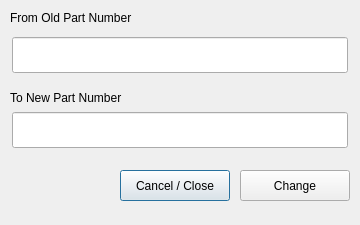
<?xml version="1.0" encoding="UTF-8"?>
<ui version="4.0">
 <class>ChangePartNumberForm</class>
 <widget class="QDialog" name="ChangePartNumberForm">
  <property name="geometry">
   <rect>
    <x>0</x>
    <y>0</y>
    <width>360</width>
    <height>225</height>
   </rect>
  </property>
  <property name="sizePolicy">
   <sizepolicy hsizetype="Fixed" vsizetype="Fixed">
    <horstretch>0</horstretch>
    <verstretch>0</verstretch>
   </sizepolicy>
  </property>
  <property name="windowTitle">
   <string>Change the Assembly Structure</string>
  </property>
  <widget class="QPushButton" name="close_button">
   <property name="geometry">
    <rect>
     <x>120</x>
     <y>170</y>
     <width>110</width>
     <height>31</height>
    </rect>
   </property>
   <property name="sizePolicy">
    <sizepolicy hsizetype="Fixed" vsizetype="Fixed">
     <horstretch>0</horstretch>
     <verstretch>0</verstretch>
    </sizepolicy>
   </property>
   <property name="toolTip">
    <string>Close the form, any unsaved changes will be lost</string>
   </property>
   <property name="text">
    <string>Cancel / Close</string>
   </property>
  </widget>
  <widget class="QPushButton" name="change_button">
   <property name="geometry">
    <rect>
     <x>240</x>
     <y>170</y>
     <width>110</width>
     <height>31</height>
    </rect>
   </property>
   <property name="sizePolicy">
    <sizepolicy hsizetype="Preferred" vsizetype="Preferred">
     <horstretch>0</horstretch>
     <verstretch>0</verstretch>
    </sizepolicy>
   </property>
   <property name="toolTip">
    <string>Save the updated assembly changes, then clear the form</string>
   </property>
   <property name="text">
    <string>Change</string>
   </property>
  </widget>
  <widget class="QLabel" name="new_part_number_label">
   <property name="geometry">
    <rect>
     <x>10</x>
     <y>90</y>
     <width>150</width>
     <height>15</height>
    </rect>
   </property>
   <property name="text">
    <string>To New Part Number</string>
   </property>
  </widget>
  <widget class="QLabel" name="old_pn_label">
   <property name="geometry">
    <rect>
     <x>10</x>
     <y>10</y>
     <width>150</width>
     <height>15</height>
    </rect>
   </property>
   <property name="text">
    <string>From Old Part Number</string>
   </property>
  </widget>
  <widget class="ErrorFrame" name="old_part_number_frame">
   <property name="geometry">
    <rect>
     <x>10</x>
     <y>35</y>
     <width>340</width>
     <height>40</height>
    </rect>
   </property>
   <property name="frameShape">
    <enum>QFrame::NoFrame</enum>
   </property>
   <property name="lineWidth">
    <number>2</number>
   </property>
   <widget class="LineEdit" name="old_part_number_edit">
    <property name="geometry">
     <rect>
      <x>2</x>
      <y>2</y>
      <width>336</width>
      <height>36</height>
     </rect>
    </property>
    <property name="toolTip">
     <string>Required: Enter the existing Assembly to change, 1 to 15 Characters</string>
    </property>
   </widget>
  </widget>
  <widget class="ErrorFrame" name="new_part_number_frame">
   <property name="geometry">
    <rect>
     <x>10</x>
     <y>110</y>
     <width>340</width>
     <height>40</height>
    </rect>
   </property>
   <property name="frameShape">
    <enum>QFrame::NoFrame</enum>
   </property>
   <property name="frameShadow">
    <enum>QFrame::Plain</enum>
   </property>
   <property name="lineWidth">
    <number>2</number>
   </property>
   <widget class="LineEdit" name="new_part_number_edit">
    <property name="geometry">
     <rect>
      <x>2</x>
      <y>2</y>
      <width>336</width>
      <height>36</height>
     </rect>
    </property>
    <property name="toolTip">
     <string>Required: Enter the new Assembly, 1 to 15 Characters</string>
    </property>
   </widget>
  </widget>
 </widget>
 <customwidgets>
  <customwidget>
   <class>ErrorFrame</class>
   <extends>QFrame</extends>
   <header>lbk_library/gui/error_frame</header>
   <container>1</container>
  </customwidget>
  <customwidget>
   <class>LineEdit</class>
   <extends>QLineEdit</extends>
   <header>lbk_library/gui/line_edit</header>
  </customwidget>
 </customwidgets>
 <tabstops>
  <tabstop>old_part_number_edit</tabstop>
  <tabstop>new_part_number_edit</tabstop>
  <tabstop>change_button</tabstop>
  <tabstop>close_button</tabstop>
 </tabstops>
 <resources/>
 <connections/>
</ui>
